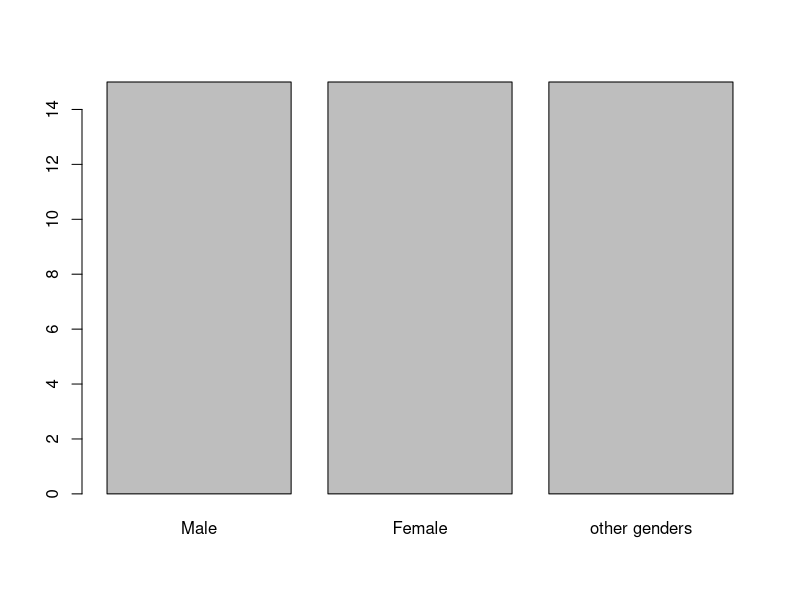

Generate this figure with R:
# This is on of methods dealing with categorical data

gender_vector <- c(rep("Male", 15),
                   rep("Female", 15),
                   rep("other genders", 15))

gender_factor <- factor(gender_vector, 
                        levels = c("Male", "Female", "other genders"), 
                         )
print(gender_factor)

levels(gender_factor)

plot(gender_factor)


 